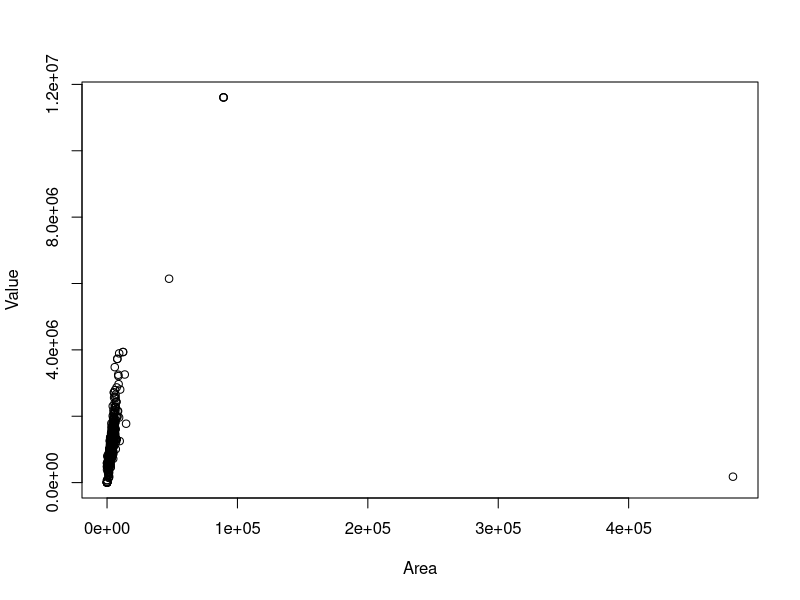
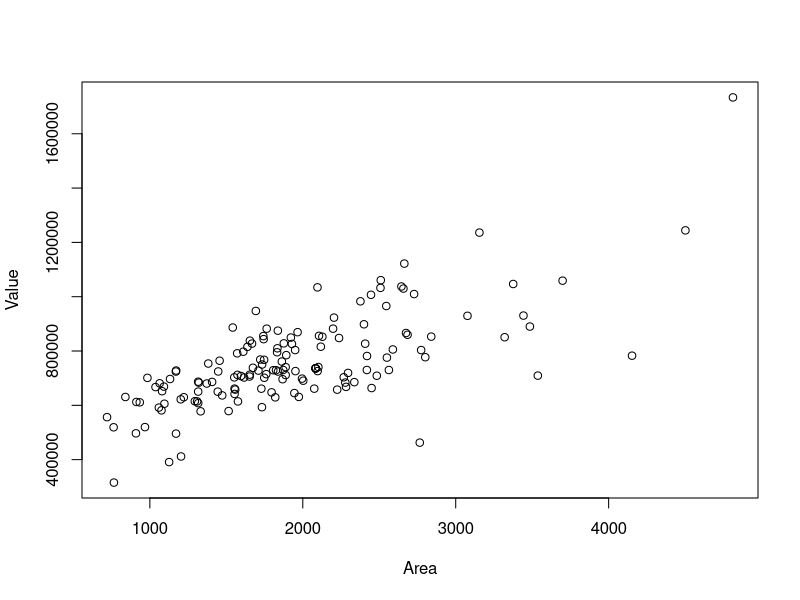
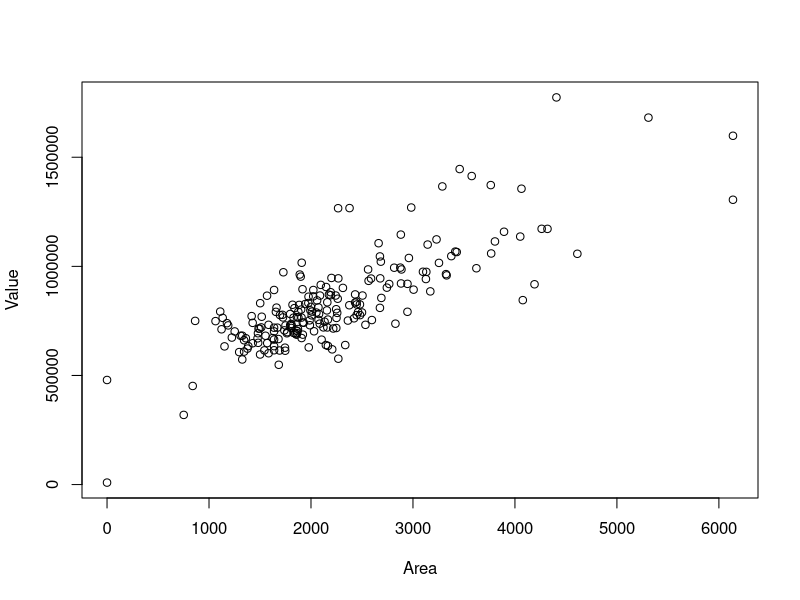
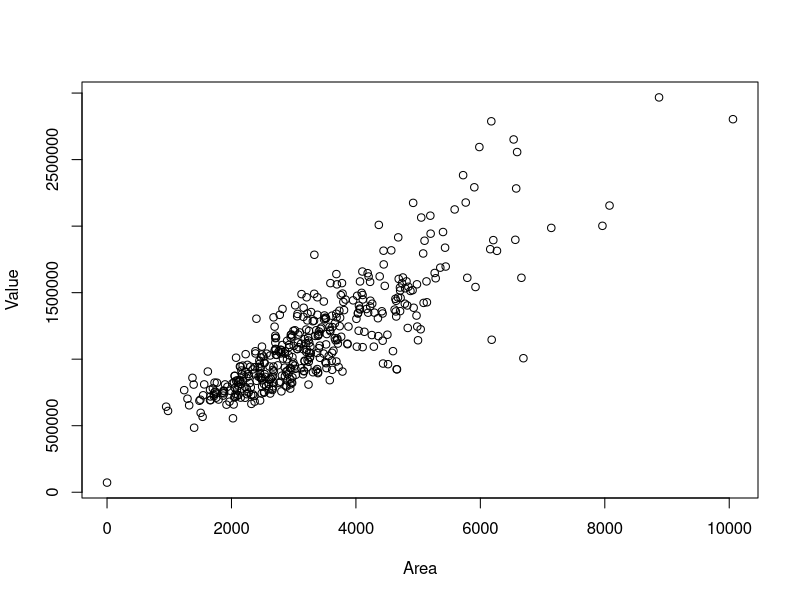
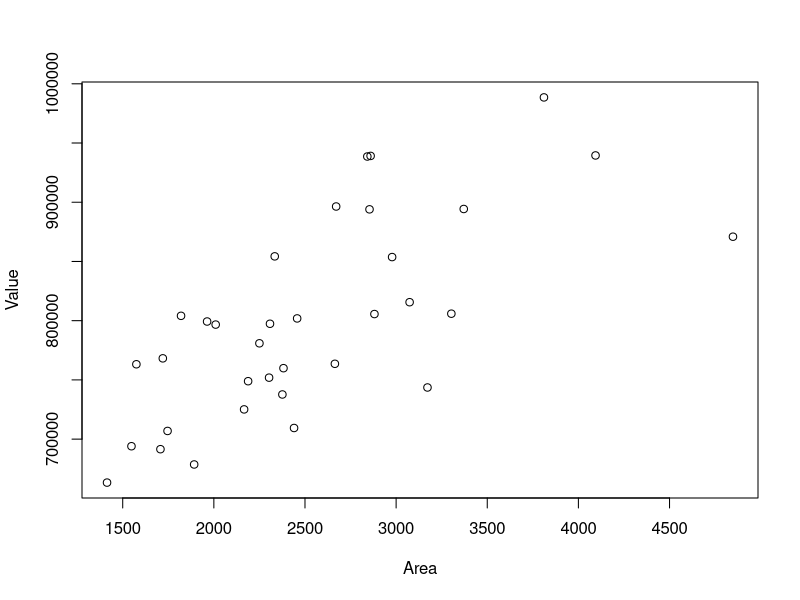
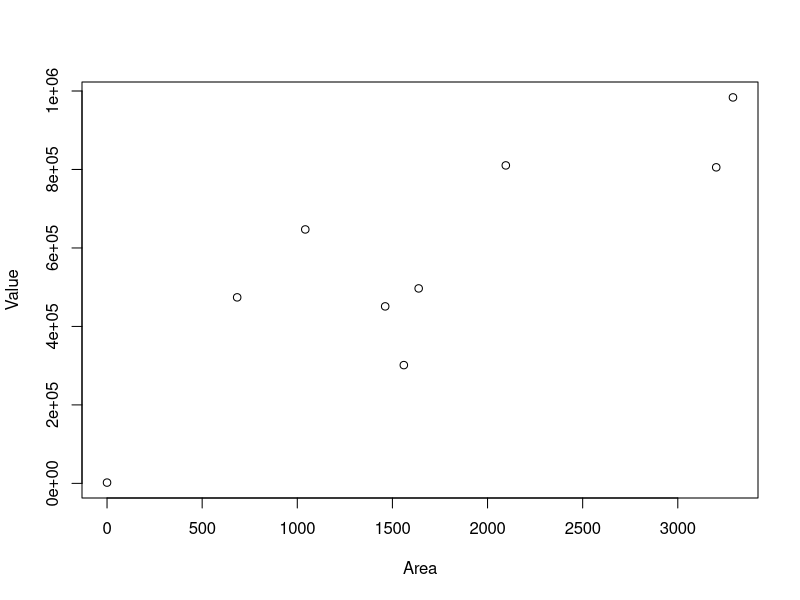
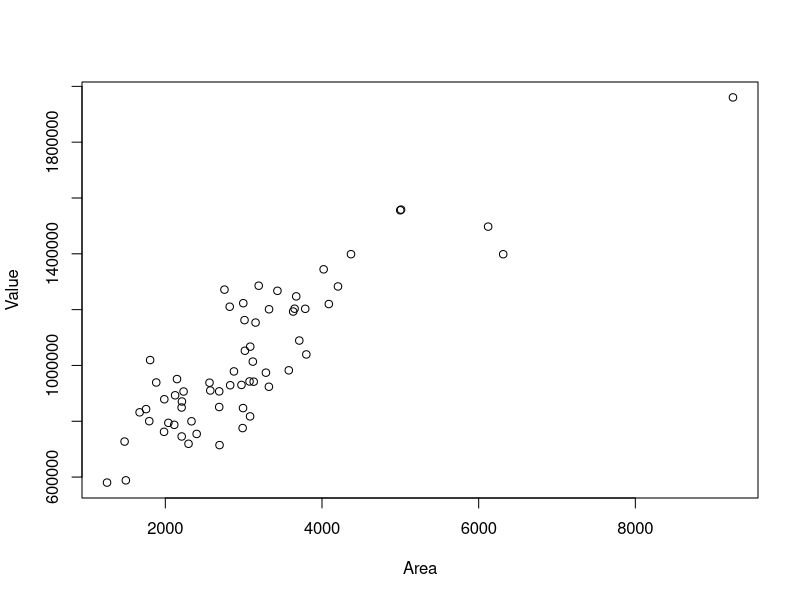
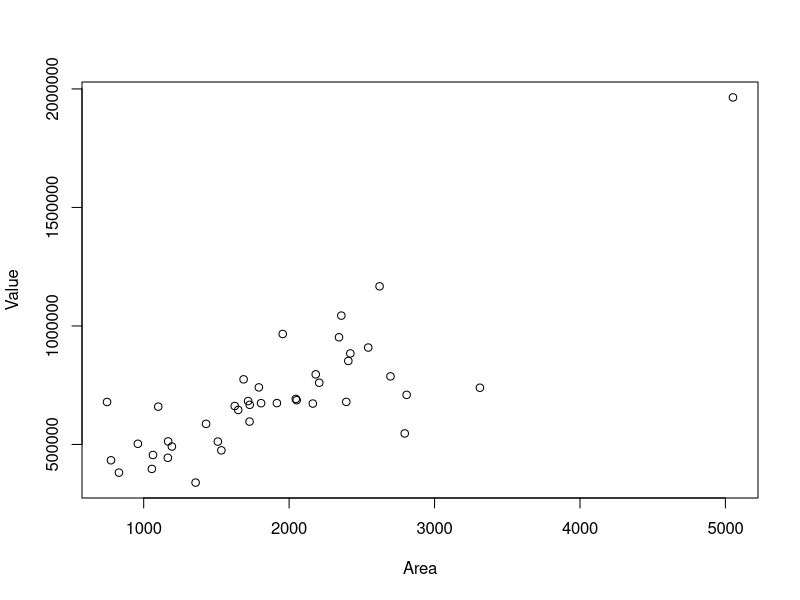

Reproduce these figures in R, in order. (Note: this script raises an error after producing the figures.)
# Real Estate analysis
# 15-Sep-2024

 # SETUP ####
# load packages
library(lubridate)
library(readxl)
library(ggplot2)
library(tidyr)
library(effects)
library(dplyr)
library(zoo) # rollmean
 
 
# Import Data
D <- read.csv("wenham_fy24.csv")

# Separate types
Ra <- D[D$Type=='RANCH', ]
Cp <- D[D$Type=='CAPE', ]
Co <- D[D$Type=='COLONIAL', ]
Sl <- D[D$Type=='SPLIT LEVL', ]
Bu <- D[D$Type=='BUNGALOW', ]
Aq <- D[D$Type=='ANTIQUE', ]
Cv <- D[D$Type=='CONVENTONL', ]
Se <- D[D$Type=='SPLIT ENT', ]
Os <- D[D$Type=='OLD STYLE', ]
Cn <- D[D$Type=='CONDO', ]
Cy <- D[D$Type=='CONTEMPORY', ]
Es <- D[D$Type=='ESTATE', ]

plot(Value ~ Area, data=D)
plot(Value ~ Area, data=Ra)
plot(Value ~ Area, data=Cp)
plot(Value ~ Area, data=Co)
plot(Value ~ Area, data=Sl)
plot(Value ~ Area, data=Bu)
plot(Value ~ Area, data=Aq)
plot(Value ~ Area, data=Cv)
plot(Value ~ Area, data=Se)
plot(Value ~ Area, data=Os)
plot(Value ~ Area, data=Cn)
plot(Value ~ Area, data=Cy)
plot(Value ~ Area, data=Es)

######### All
lm_faD <- lm(Value ~ Area, data=D)
summary(lm_faD)
plot(allEffects(lm_faD))

glm_faD <- glm(Value ~ Area + Beds + Baths + Type, family=gaussian, data=D)
summary(glm_faD)
plot(allEffects(glm_faD))

#newdata=data.frame(nickel=c(80, 90, 99, 100, 101, 110))
#predict(glm_nickel, newdata, type="response") # odds of getting migraine given levels of nickel intake (ug)

######### Ranch
lm_faRa <- lm(Value ~ Area, data=Ra)
summary(lm_faRa)
plot(allEffects(lm_faRa))

plot(Value ~ Area, data=Ra)
abline(lm_faRa)


glm_Ra <- glm(Value ~ Area + Beds + Baths, family=gaussian, data=Ra)
summary(glm_Ra)
plot(allEffects(glm_Ra))

new_fa=data.frame(Area=c(0, 5000))
new_Ra=predict(lm_faRa, new_fa, type="response")

######### Cape
lm_faCp <- lm(Value ~ Area, data=Cp)
summary(lm_faCp)
plot(allEffects(lm_faCp))

glm_Cp <- glm(Value ~ Area + Beds + Baths, family=gaussian, data=Cp)
summary(glm_Cp)
plot(allEffects(glm_Cp))

######### Colonial
lm_faCo <- lm(Value ~ Area, data=Co)
summary(lm_faCo)
plot(allEffects(lm_faCo))

glm_Co <- glm(Value ~ Area + Beds + Baths, family=gaussian, data=Co)
summary(glm_Co)
plot(allEffects(glm_Co))

######### Split Level
lm_faSl <- lm(Value ~ Area, data=Sl)
summary(lm_faSl)
plot(allEffects(lm_faSl))

glm_Sl <- glm(Value ~ Area + Beds + Baths, family=gaussian, data=Sl)
summary(glm_Sl)
plot(allEffects(glm_Sl))

#############Summarize

# Create an empty plot
plot(Ra$Area, Ra$Value, type="n", xlim=c(500, 5500), ylim=c(200000, 1200000), 
     xlab="Finished Area, sqft", ylab="Total Assesed Value, $", main="Wenham Neighborhood 2000")
lines(Ra$Area, Ra$Value, type="p", pch=1, col="red")
abline(lm_faRa, col="red")
lines(Cp$Area, Cp$Value, type="p", pch=2, col="blue")
abline(lm_faCp, col="blue")
lines(Co$Area, Co$Value, type="p", pch=3, col="green")
abline(lm_faCo, col="green")
lines(Sl$Area, Sl$Value, type="p", pch="S", col="black")
abline(lm_faSl, col="black")
legend("topleft", legend=c("Ranch", "Cape", "Colonial", "Split Level"), col=c("red", "blue", "green", "black"), lty=1)
